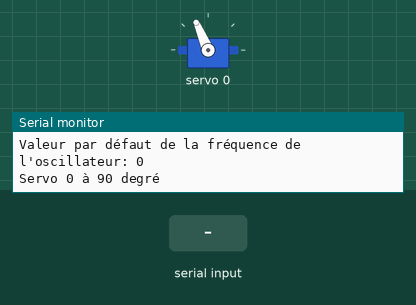
A sketch run on a simulated Arduino Uno, built with avr-gcc and run on an emulated ATmega328P. Shown: servo, the last lines printed to the serial monitor. Inputs (shaded band) come from the test bench.

Above: at 1.2 s.
1.3 s: "TRUE" received over Serial
3.8 s: "FALSE" received over Serial
6.3 s: "T1" received over Serial
8.8 s: "TRUE" received over Serial
At 10.4 s:
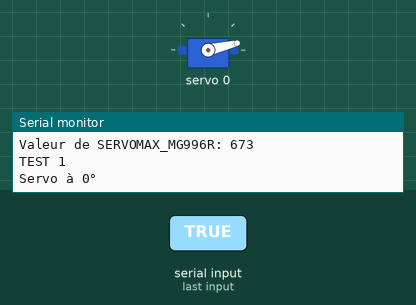
At 13.9 s:
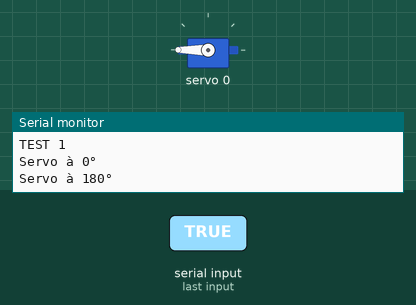
Timing chart, 0 to 15.3 s (numbered marks = the images above; inputs shaded):
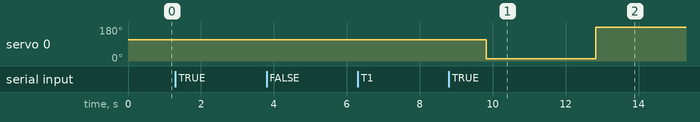

Measured:
- after the input at 8.8 s, servo 0: 113° → 13° after 1.0 s, → 180° 3.0 s later

The sketch:

test_servo_MG996R_15KG.ino
```cpp
/*
  Jocelyn GIROD
  20/10/2023

  Programme de test du servo MG996R 15Kg.

  Spécifications électriques ：
  1) Vitesse de rotation: 0,17s / 60 degrés (4,8V sans charge)
  2) Vitesse de rotation: 0,13s / 60 degrés (6,0V sans charge)
  3) Couple: 13 kg.cm à 4,8V
  4) Couple de décrochage: 15 kg.cm à 6V
  5) Tension de fonctionnement: 4,8 - 7,2V
*/

#include <Adafruit_PWMServoDriver.h>

// Suivant le type de servo utilisé, la largeur d'impulsion minimale et Maximale
// peut changer. L'idéal est de sélectionner des valeurs aussi petites et aussi
// grande que possible sans jamais atteindre la butée de blocage du servo-moteur.
// Modifier ces valeurs pour les faire correspondrent au type de servo.

// Min et Max pour servo MG996R
uint16_t SERVOMIN_MG996R = 166;  // La longueur d'impulsion 'minimale' (valeur du compteur, max 4096)
uint16_t SERVOMAX_MG996R = 673;  // La longueur d'impulsion 'maximale' (valeur du compteur, max 4096)

#define SERVO_FREQ 60  // mis-à-jour à 60 Hz pour MG996R.

Adafruit_PWMServoDriver pwm{};
const uint8_t servo_0 = 0;
bool initBreakout = false;
bool start_test = false;
bool test1 = false;
bool test2 = false;
float degrees = 0.0;

void setup() {

  Serial.begin(19200);

  initBreakout = pwm.begin();

  if (initBreakout) {
    pwm.setPWMFreq(SERVO_FREQ);

    uint32_t defautlOscillatorFrequency = pwm.getOscillatorFrequency();
    String defautlOscillatorFrequencyMessage = F("Valeur par défaut de la fréquence de l'oscillateur: ");
    defautlOscillatorFrequencyMessage.concat(defautlOscillatorFrequency);
    Serial.println(defautlOscillatorFrequencyMessage);

    pwm.setOscillatorFrequency(27000000);

    //Servo au neutre
    neutral();

  } else {
    Serial.println(F("Erreur d'initialisation du breakout."));
  }

  delay(10);
}

void loop() {

  // Lecture des commandes sur le port série.
  // On attend deux types de commandes:
  // - TRUE/FALSE, qui permet d'activer ou non le test.
  // - T1 pour lancer le test 1 et T2 pour le 2.
  // - MAX:XXX, permet de spécifier la pulse max.
  // - MIN:XXX, permet de spécifier la pulse min.
  // - NEUTRE, permet de mettre le servo au neutre.
  // - D:XXX, permet de spécifier les degrés.
  String command = "";
  if (Serial.available() > 0) {
    command = Serial.readString();
    command.trim();
    command.toUpperCase();
    Serial.print(F("Commande reçue: "));
    Serial.println(command);
  }

  if (command == "TRUE") {
    start_test = true;
  } else if (command == "FALSE") {
    start_test = false;
  } else if (command == "T1") {
    test1 = true;
    test2 = false;
  } else if (command == "T2") {
    test2 = true;
    test1 = false;
  } else if (command.charAt(0) == 'M') {
    String minOrMax = command.substring(0, 3);
    String valueStr = command.substring(4, command.length());
    Serial.print(minOrMax);
    Serial.print(F(": "));
    Serial.println(valueStr);

    if (minOrMax == "MIN") {
      SERVOMIN_MG996R = valueStr.toInt();
    } else {
      SERVOMAX_MG996R = valueStr.toInt();
    }
  } else if (command.charAt(0) == 'D') {
    String degreesStr = command.substring(2, command.length());
    Serial.print(F("Valeur des degrés: "));
    Serial.println(degreesStr);
    degrees = degreesStr.toFloat();
  } else if (command == "NEUTRE") {
    neutral();
  } else {
    if (command != "") {
      Serial.println(F("Commande non reconnue !"));
    }
  }

  if (start_test && initBreakout) {

    Serial.print(F("Valeur de SERVOMIN_MG996R: "));
    Serial.println(SERVOMIN_MG996R);
    Serial.print(F("Valeur de SERVOMAX_MG996R: "));
    Serial.println(SERVOMAX_MG996R);

    if (test1) {
      Serial.println(F("TEST 1"));
      test_1();
    }

    if (test2) {
      Serial.println(F("TEST 2"));
      test_2();
    }

    start_test = false;
  }
}


void neutral() {
  Serial.println(F("Servo 0 à 90 degré"));
  int pulseLen = map(90, 0, 180, SERVOMIN_MG996R, SERVOMAX_MG996R);
  pwm.setPWM(servo_0, 0, pulseLen);
}

void test_1() {
  Serial.println(F("Servo à 0°"));
  int pulseLen = map(0, 0, 180, SERVOMIN_MG996R, SERVOMAX_MG996R);
  pwm.setPWM(servo_0, 0, pulseLen);
  delay(3000);

  Serial.println(F("Servo à 180°"));
  pulseLen = map(180, 0, 180, SERVOMIN_MG996R, SERVOMAX_MG996R);
  pwm.setPWM(servo_0, 0, pulseLen);
}

void test_2() {
  Serial.print(F("Servo à: "));
  Serial.print(degrees);
  Serial.println(F("°"));
  int pulseLen = map(degrees, 0, 180, SERVOMIN_MG996R, SERVOMAX_MG996R);
  pwm.setPWM(servo_0, 0, pulseLen);
  delay(3000);
}
```
